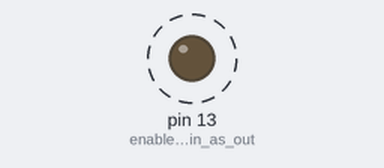
Simulated run of this sketch. Board: Arduino Uno, built with avr-gcc and run on an emulated ATmega328P. Shown: output pins drawn as LEDs (lit = HIGH). Dashed ring = blinking.

Above: at 0.5 s.
Timing chart, 0 to 4.6 s (numbered marks = the images above):
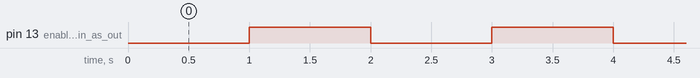

The sketch:

timer_interrupt_dual_comp_registers.ino
```cpp
#include <Arduino.h>

/*
Combining compare interrupts COMPA and COMPB on Timer1

James H. Bannock
Norges teknisk-naturvitenskapelige universitet (NTNU)

This example makes the LED blink with a frequency of 0.5 Hz

Notes:
  - to use both COMPA and COMPB the CTC (Clear Timer on Compare match) mode
    must not be used, else TCNTx will reset by the first interrupt service
    routine (ISR) to execute
  - here we use x1/1024 prescaling (set Clock Select (CS) bits CS10 and CS12
    high in the Timer/Counter Control Register B (TCCR1B)), and so each timer
    unit equates to 64 us
  - COMPA turn the LED on, COMPB turns the LED off
  - we require a delay of 1 s between the two ISRs, which is equivalent to 15625
    timer units
  - here OCR1B > OCR1A, and so we must reset the counter (TCNT1) in the ISR for
    COMPB
*/

void setup() {
  pinMode(13, OUTPUT); // enable the LED pin as output
  setupTimer(); // abstract timer setup
}

ISR(TIMER1_COMPA_vect) { // ISR for Timer 1 Output Compare Register A (OCR1A)
  digitalWrite(13, HIGH); // turn on the LED
}

ISR(TIMER1_COMPB_vect) { // ISR for Timer 1 Output Compare Register B (OCR1B)
  digitalWrite(13, LOW); // turn off the LED
  TCNT1 = 0; // must manually reset the Timer Counter to zero as CTC mode is disabled
}

void loop() {} // leave blank

void setupTimer() {
  noInterrupts(); // turn off interrupts

  TCCR1A = 0; // reset the Timer/Counter Control Register A for Timer 1
  TCCR1B = 0; // reset the Timer/Counter Control Register B for Timer 1

  // enable 1/1024 prescaling
  TCCR1B |= (1 << CS10);
  TCCR1B |= (1 << CS12);

  // enable COMPA and COMPB ISRs
  TIMSK1 |= (1 << OCIE1A);
  TIMSK1 |= (1 << OCIE1B);

  OCR1A = 15625; // set time delay for the COMPA ISR to 1 s
  OCR1B = 15625 * 2; // set time delay for the COMPB ISR to 2s

  interrupts(); // turn on interrupts
}
```

Measured:
- by itself, pin 13 (enable_the_LED_pin_as_out): alternates HIGH for 1.0 s and LOW for 1.0 s
